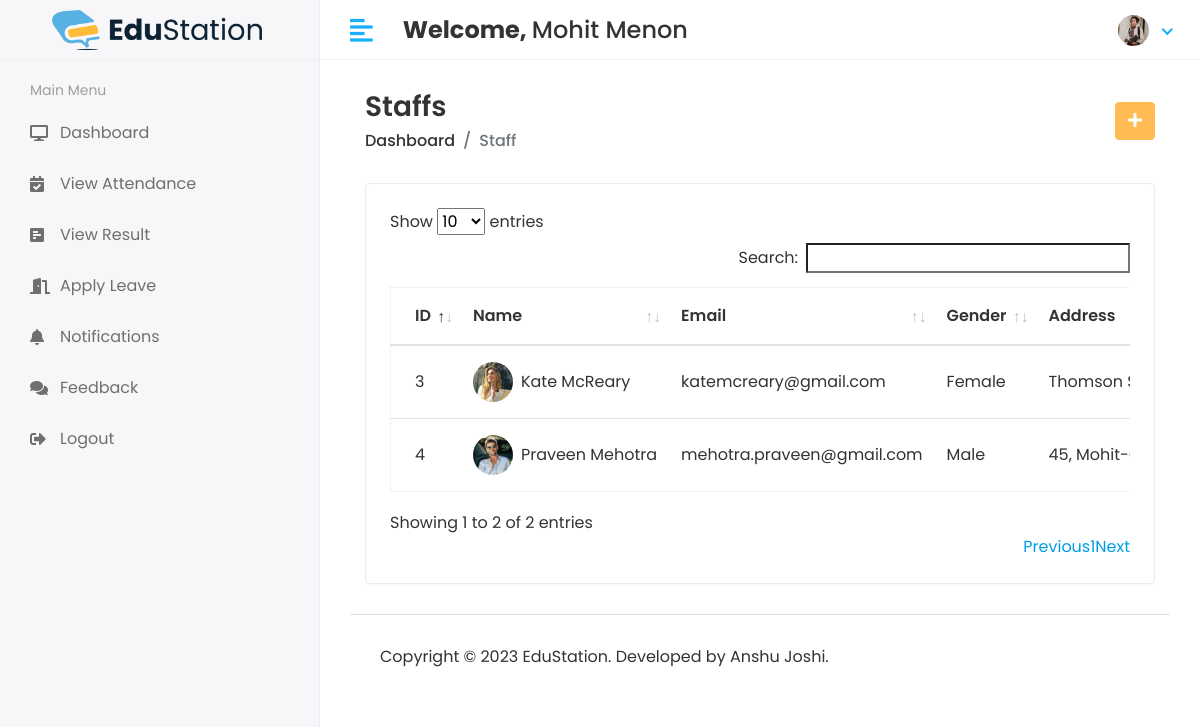
The app's page /HOD/Staff/View (signed in) with its own data.
### app/models.py (models this page shows, shortened)
class CustomUser(AbstractUser):
    user_type_data = (
        (1, "HOD"),
        (2, "Staff"),
        (3, "Student")
    )
    user_type = models.CharField(default=1, choices=user_type_data, max_length=10)
    profile_pic = models.ImageField(upload_to='media/profile_pic')

class Staffs(models.Model):
    id = models.AutoField(primary_key=True)
    admin = models.OneToOneField(CustomUser, on_delete=models.CASCADE)
    course = models.ForeignKey(Courses, on_delete=models.DO_NOTHING, null=True, blank=False)
    address = models.TextField()
    gender = models.CharField(max_length=100)
    created_at = models.DateTimeField(auto_now_add=True)
    updated_at = models.DateTimeField(auto_now=True)
    objects = models.Manager()

### student_management_system/hodviews.py (the view)
# urls.py: path('HOD/Staff/View', hodviews.VIEW_STAFF, name='view_staff'),
@login_required(login_url='/')
def VIEW_STAFF(request):
    staff = Staffs.objects.all()
    context = {
        'staff': staff,
    }
    return render(request, 'hod/view_staff.html', context)

### templates/hod/view_staff.html (shortened to what this page needs)
{% extends 'base.html' %}
{% block main_content %}
<div class="content container-fluid">
               <div class="page-header">
                  <div class="row align-items-center">
                     <div class="col">
                        <h3 class="page-title">Staffs</h3>
                        <ul class="breadcrumb">
                           <li class="breadcrumb-item"><a href="index.html">Dashboard</a></li>
                           <li class="breadcrumb-item active">Staff</li>
                        </ul>
                     </div>
                     <div class="col-auto text-right float-right ml-auto">
                        <a href="{% url 'add_staff' %}" class="btn btn-primary"><i class="fas fa-plus"></i></a>
                     </div>
                  </div>
               </div>
               <div class="row">
                  <div class="col-sm-12">
                     <div class="card card-table">
                        <div class="card-body">
                           <div class="table-responsive">
                              <table class="table table-hover table-center mb-0" id="table_id">
                                 <thead>
                                    <tr>
                                       <th>ID</th>
                                       <th>Name</th>
                                       <th>Email</th>
                                       <th>Gender</th>
                                       <th>Address</th>
                                    </tr>
                                 </thead>
                                 <tbody>
                                 {% for i in staff %}
                                    <tr>
                                       <td>{{i.id}}</td>
                                       <td>
                                          <h2 class="table-avatar">
                                             <a href="student-details.html" class="avatar avatar-sm mr-2"><img class="avatar-img rounded-circle" src="/{{i.admin.profile_pic}}" alt="User Image"></a>
                                             <a href="student-details.html">{{i.admin.first_name}}&nbsp;{{i.admin.last_name}}</a>
                                          </h2>
                                       </td>
                                       <td>{{i.admin.email}}</td>
                                       <td>{{i.gender}}</td>
                                       <td>{{i.address}}</td>
                                    </tr>
                                    {% endfor %}
                                 </tbody>
                              </table>
                           </div>
                        </div>
                     </div>
                  </div>
               </div>
            </div>
{% endblock main_content %}

### templates/includes/header.html (shortened to what this page needs)
{% load static %}
<div class="main-wrapper">
         <div class="header">
            <div class="header-left">
               <a href="index.html" style="padding: 2rem;" class="logo">
               <img src="{% static 'assets/img/es-logo.png' %}" alt="Logo">
               </a>
            </div>
            <a href="javascript:void(0);" id="toggle_btn">
            <i class="fas fa-align-left"></i>
            </a>
            <div class="top-nav-search mt-3">
               <h4><strong>Welcome, </strong><span>{{user.first_name}} {{ user.last_name }}</span></h4>
            </div>
            <ul class="nav user-menu">
               <li class="nav-item dropdown has-arrow">
                  <a href="#" class="dropdown-toggle nav-link" data-toggle="dropdown">
                  <span class="user-img">
                     {% if user.profile_pic == "" %}
                        <span class="user-img"><img class="rounded-circle" src="{% static 'assets/img/noimg.png' %}" width="31" alt="User Image"></span>
                     {% else %}
                        <span class="user-img"><img class="rounded-circle" src="/{{user.profile_pic}}" width="31" alt="User Image"></span>
                     {% endif %}
                  </span>
                  </a>
               </li>
            </ul>
         </div>

### static/assets/css/style.css (style rules this page uses)
html { height: 100%; }
body { background-color: #fff; color: #333; font-family: 'Poppins', sans-serif; font-size: 1rem; height: 100%; line-height: 1.5; overflow-x: hidden; }
h1, h2, h3, h4, h5, h6 { font-family: 'Poppins', sans-serif; margin-top: 0; }
a { color: #009ce7; }
input, button, a { transition: all 0.4s ease; -moz-transition: all 0.4s ease; -o-transition: all 0.4s ease; -ms-transition: all 0.4s ease; -webkit-transition: all 0.4s ease; }
ul, ol { padding: 0px; list-style: none; }
.table { color: #333; max-width: 100%; margin-bottom: 0; width: 100%; }
.table.dataTable { border-collapse: collapse !important; border: 1px solid rgba(0, 0, 0, 0.05); }
table.table td h2 { display: inline-block; font-size: inherit; font-weight: 400; margin: 0; padding: 0; vertical-align: middle; }
table.table td h2.table-avatar { align-items: center; display: inline-flex; font-size: inherit; font-weight: 400; margin: 0; padding: 0; vertical-align: middle; white-space: nowrap; }
table.table td h2 a { color: #333; }
.table thead tr th { font-weight: 600; }
.table tbody tr { border-bottom: 1px solid rgba(0, 0, 0, 0.05); }
.table.table-center td, .table.table-center th { vertical-align: middle; }
.card-table .card-body .table > thead > tr > th { border-top: 0; }
.card-table .card-body .table tr td:first-child, .card-table .card-body .table tr th:first-child { padding-left: 1.5rem; }
.card-table .table td, .card-table .table th { border-top: 1px solid #e2e5e8; padding: 1rem 0.75rem; white-space: nowrap; }
.btn-primary { background-color: #FFBC53; border: 1px solid #FFBC53; }
.card { border: 1px solid #ececf5; box-shadow: 0 1px 3px 0 rgba(0, 0, 0, 0.03); margin-bottom: 1.875rem; }
.card-body { padding: 1.5rem; }
.avatar { position: relative; display: inline-block; width: 3rem; height: 3rem }
.avatar > img { width: 100%; height: 100%; -o-object-fit: cover; object-fit: cover; }
.avatar-sm { width: 2.5rem; height: 2.5rem; }
.header { background-color: #fff; border-bottom: 1px solid #f3f3f4; left: 0; position: fixed; right: 0; top: 0; z-index: 1001; height: 60px; }
.header .header-left { float: left; height: 60px; padding: 0 20px; position: relative; width: 320px; z-index: 1; transition: all 0.2s ease-in-out; background-color: #f7f7fa; border-bottom: 1px solid #efefef; border-right: 1px solid #ececf5; display: flex; align-items: center; }
.header .header-left .logo { display: inline-block; line-height: 60px; }
.header .header-left .logo img { max-height: 40px; width: auto; }
.header .dropdown-toggle:after { display: none; }
.header .has-arrow .dropdown-toggle:after { border-top: 0; border-left: 0; border-bottom: 2px solid #18aefa; border-right: 2px solid #18aefa; content: ''; height: 8px; display: inline-block; pointer-events: none; -webkit-transform-origin: 66% 66%; -ms-transform-origin: 66% 66%; transform-origin: 66% 66%; -webkit-transform: rotate(45deg); -ms-transform: rotate(45deg); transform: rotate(45deg); -webkit-transition: all 0.15s ease-in-out; transition: all 0.15s ease-in-out; width: 8px; vertical-align: 0px; }
.user-menu { float: right; margin: 0; position: relative; z-index: 99; padding-right: 15px; }
.user-menu.nav > li > a { color: #a0a0a0; font-size: 14px; line-height: 58px; padding: 0 15px; height: 60px; }
.user-img { margin-right: 3px; position: relative; }
.top-nav-search { float: left; margin-left: 15px; }
.main-wrapper { width: 100%; height: 100vh; min-height: 100vh; }
.page-header { margin-bottom: 1.875rem; }
.page-header .breadcrumb { background-color: transparent; color: #6c757d; font-size: 1rem; font-weight: 500; margin-bottom: 0; padding: 0; }
.page-header .breadcrumb a { color: #333; }
.page-title { font-size: 28px; font-weight: 600; color: #333; margin-bottom: 5px; }
@media (min-width: 992px) { #toggle_btn { align-items: center; color: #18aefa; display: inline-flex; float: left; font-size: 26px; height: 60px; justify-content: center; margin-left: 15px; padding: 0 15px; } }

### records on screen
CustomUser: first_name "Mohit", last_name "Menon", profile_pic (picture)
Staffs: id "3", admin.profile_pic (picture), admin.first_name "Kate", admin.last_name "McReary", admin.email "katemcreary@gmail.com", gender "Female", address "Thomson…"
Staffs: id "4", admin.profile_pic (picture), admin.first_name "Praveen", admin.last_name "Mehotra", admin.email "mehotra.praveen@gmail.com", gender "Male", address "45,…"
